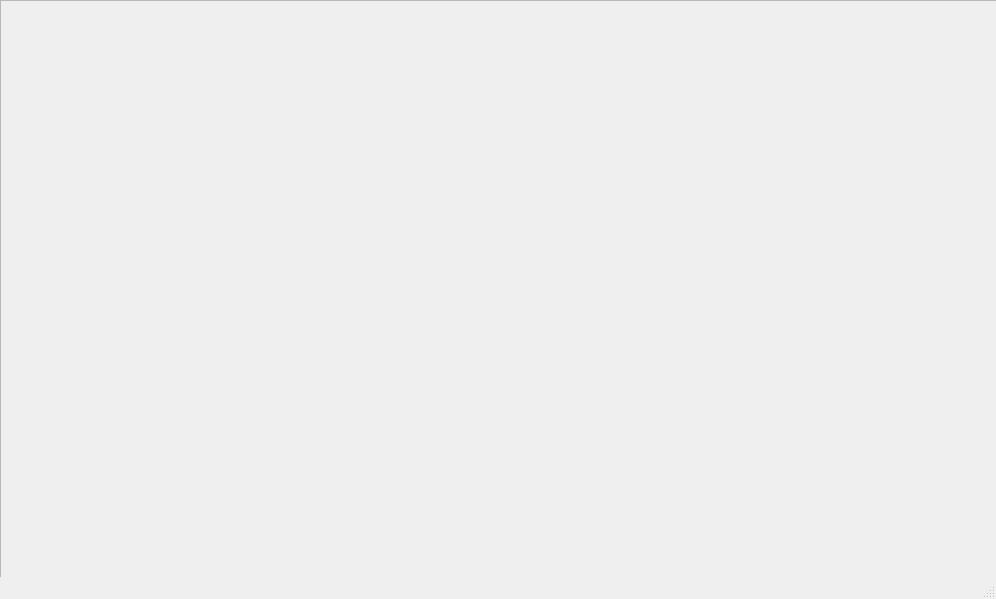
<?xml version="1.0" encoding="UTF-8"?>
<ui version="4.0">
 <class>MainWindow</class>
 <widget class="QMainWindow" name="MainWindow">
  <property name="geometry">
   <rect>
    <x>0</x>
    <y>0</y>
    <width>996</width>
    <height>599</height>
   </rect>
  </property>
  <property name="sizePolicy">
   <sizepolicy hsizetype="Preferred" vsizetype="Preferred">
    <horstretch>0</horstretch>
    <verstretch>0</verstretch>
   </sizepolicy>
  </property>
  <property name="windowTitle">
   <string>地平线AI Show</string>
  </property>
  <property name="autoFillBackground">
   <bool>false</bool>
  </property>
  <widget class="QWidget" name="centralwidget">
   <widget class="QFrame" name="frame">
    <property name="geometry">
     <rect>
      <x>0</x>
      <y>0</y>
      <width>1000</width>
      <height>600</height>
     </rect>
    </property>
    <property name="sizePolicy">
     <sizepolicy hsizetype="Fixed" vsizetype="Fixed">
      <horstretch>0</horstretch>
      <verstretch>0</verstretch>
     </sizepolicy>
    </property>
    <property name="autoFillBackground">
     <bool>true</bool>
    </property>
    <property name="frameShape">
     <enum>QFrame::StyledPanel</enum>
    </property>
    <property name="frameShadow">
     <enum>QFrame::Raised</enum>
    </property>
    <widget class="QLabel" name="label">
     <property name="geometry">
      <rect>
       <x>20</x>
       <y>10</y>
       <width>960</width>
       <height>540</height>
      </rect>
     </property>
     <property name="sizePolicy">
      <sizepolicy hsizetype="Fixed" vsizetype="Fixed">
       <horstretch>0</horstretch>
       <verstretch>0</verstretch>
      </sizepolicy>
     </property>
     <property name="autoFillBackground">
      <bool>true</bool>
     </property>
     <property name="text">
      <string/>
     </property>
     <property name="pixmap">
      <pixmap>../../example-suite/perf_example/images/test_1080P.jpg</pixmap>
     </property>
     <property name="scaledContents">
      <bool>true</bool>
     </property>
    </widget>
   </widget>
  </widget>
  <widget class="QMenuBar" name="menubar">
   <property name="geometry">
    <rect>
     <x>0</x>
     <y>0</y>
     <width>996</width>
     <height>23</height>
    </rect>
   </property>
  </widget>
  <widget class="QStatusBar" name="statusbar"/>
 </widget>
 <resources/>
 <connections/>
</ui>
